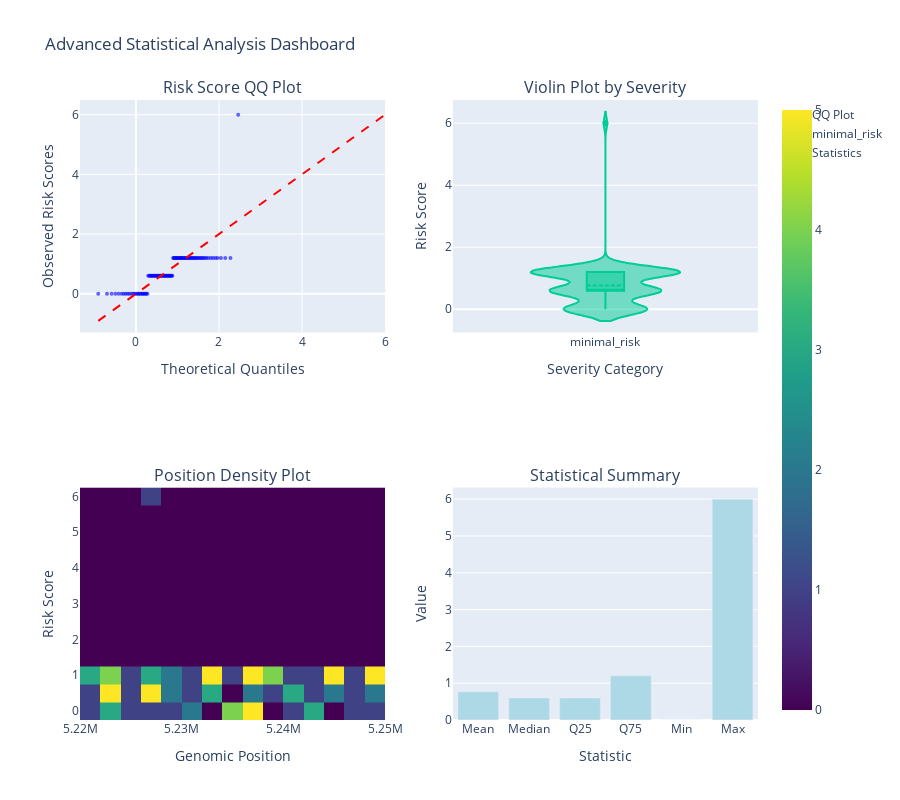
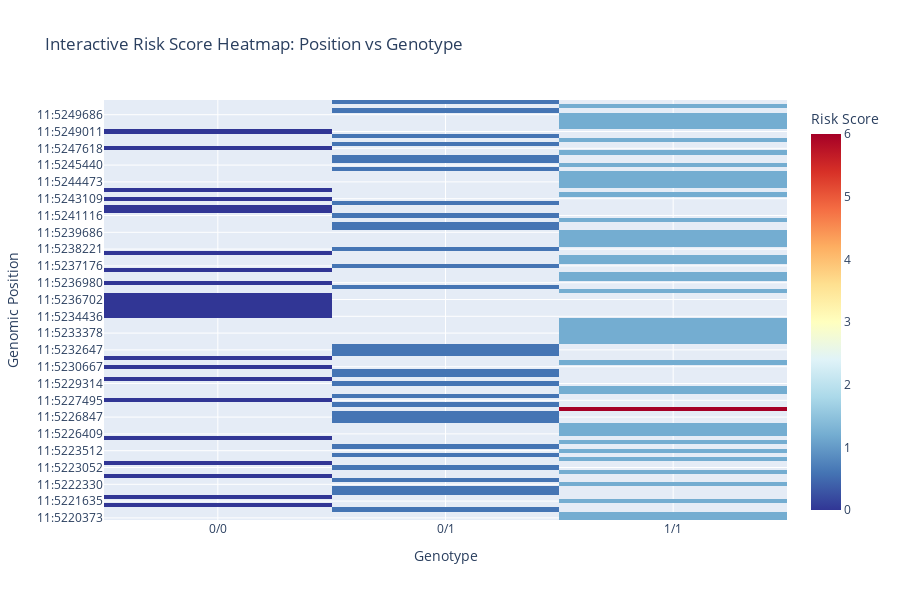
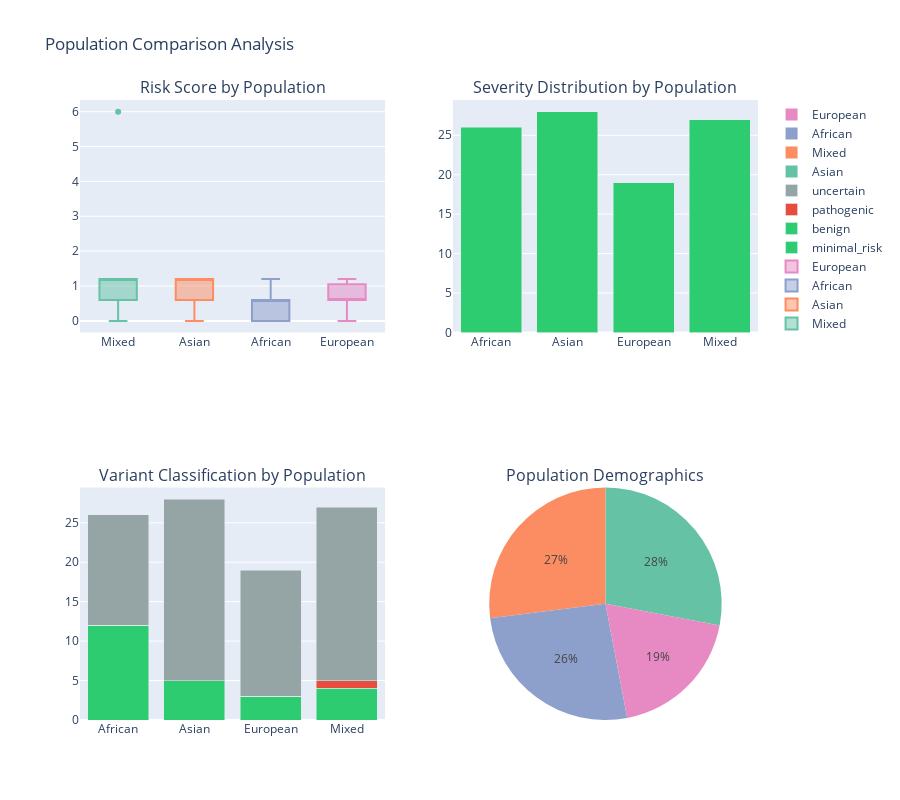
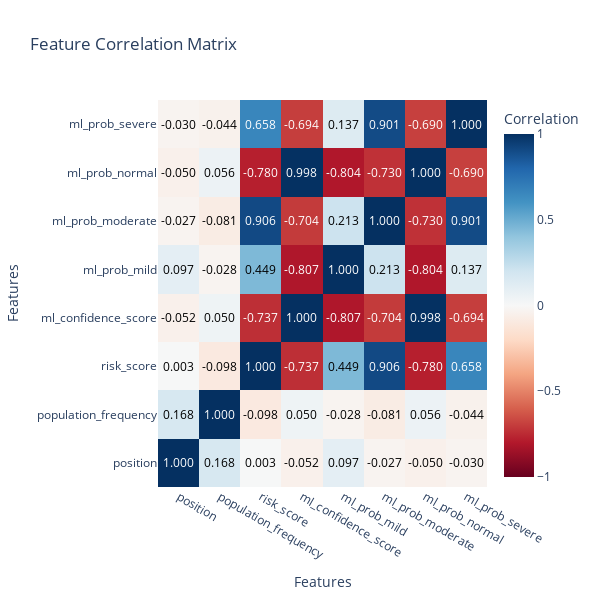

Here is the notebook cell these charts were saved with, in order:
### Markdown cell above
### The Ultimate Interactive Dashboard

Finally, let's create the comprehensive interactive dashboard that combines all visualisation types into one powerful interface.

### Code cell
# Create advanced statistical plots and population comparisons
print("Creating Advanced Interactive Visualisations...")

# 1. Advanced Statistical Dashboard
print("\nAdvanced Statistical Analysis:")
stats_fig = visualiser.plot_advanced_statistical_plots(results)
stats_fig.show()
print("Includes QQ plots, violin plots, density plots, and statistical summaries")

# 2. Interactive Risk Heatmap
print("\nInteractive Risk Heatmap:")
heatmap_fig = visualiser.plot_interactive_risk_heatmap(results)
heatmap_fig.show()
print("Position vs genotype heatmap - hover for detailed risk scores")

# 3. Population Comparison (Demo with Synthetic Data)
print("\nPopulation Comparison Analysis:")
pop_fig = visualiser.plot_interactive_population_comparison(results)
pop_fig.show()
print("Demonstrates population-stratified risk analysis (uses synthetic population data)")

# 4. Correlation Analysis
if len(results) > 1:
    print("\nInteractive Correlation Analysis:")
    corr_fig = visualiser.plot_correlation_analysis(results)
    corr_fig.show()
    print("Feature correlation matrix with interactive hover details")

print("\nAdvanced statistical visualisations completed!")
print("These include statistical testing, population genomics, and correlation analysis")

### Figure 1 — Plotly figure (JSON) as saved in the notebook; plotly's stock layout.template omitted (floating-point values rounded to 4 significant figures)
{"data": [{"hovertemplate": "Theoretical: %{x:.2f}<br>Observed: %{y:.2f}<extra></extra>", "marker": {"color": "blue", "opacity": 0.6, "size": 4}, "mode": "markers", "name": "QQ Plot", "type": "scatter", "x": [-0.9071, -0.6968, -0.5854, -0.4948, -0.416, -0.3434, -0.2928, -0.2453, -0.1961, -0.1549, -0.1028, -0.06261, -0.02614, 0.007249, 0.04247, 0.06667, 0.09727, 0.1234, 0.1503, 0.1764, 0.1995, 0.226, 0.2508, 0.2776, 0.2963, 0.3204, 0.3441, 0.3614, 0.3814, 0.3984, 0.4167, 0.4378, 0.4584, 0.4765, 0.4956, 0.5173, 0.5372, 0.5551, 0.5747, 0.5914, 0.6075, 0.6269, 0.646, 0.6601, 0.6783, 0.6956, 0.7118, 0.729, 0.7477, 0.7663, 0.7856, 0.8042, 0.8212, 0.8406, 0.8574, 0.8776, 0.8958, 0.9122, 0.9308, 0.9497, 0.9658, 0.984, 1.002, 1.023, 1.044, 1.062, 1.08, 1.099, 1.116, 1.137, 1.159, 1.181, 1.203, 1.227, 1.246, 1.269, 1.295, 1.317, 1.339, 1.365, 1.391, 1.417, 1.441, 1.468, 1.496, 1.525, 1.559, 1.587, 1.619, 1.654, 1.692, 1.738, 1.798, 1.853, 1.913, 1.966, 2.046, 2.151, 2.276, 2.462], "xaxis": "x", "y": [0.0, 0.0, 0.0, 0.0, 0.0, 0.0, 0.0, 0.0, 0.0, 0.0, 0.0, 0.0, 0.0, 0.0, 0.0, 0.0, 0.0, 0.0, 0.0, 0.0, 0.0, 0.0, 0.0, 0.0, 0.6, 0.6, 0.6, 0.6, 0.6, 0.6, 0.6, 0.6, 0.6, 0.6, 0.6, 0.6, 0.6, 0.6, 0.6, 0.6, 0.6, 0.6, 0.6, 0.6, 0.6, 0.6, 0.6, 0.6, 0.6, 0.6, 0.6, 0.6, 0.6, 0.6, 0.6, 0.6, 1.2, 1.2, 1.2, 1.2, 1.2, 1.2, 1.2, 1.2, 1.2, 1.2, 1.2, 1.2, 1.2, 1.2, 1.2, 1.2, 1.2, 1.2, 1.2, 1.2, 1.2, 1.2, 1.2, 1.2, 1.2, 1.2, 1.2, 1.2, 1.2, 1.2, 1.2, 1.2, 1.2, 1.2, 1.2, 1.2, 1.2, 1.2, 1.2, 1.2, 1.2, 1.2, 1.2, 6.0], "yaxis": "y"}, {"line": {"color": "red", "dash": "dash"}, "mode": "lines", "name": "Normal Reference", "showlegend": false, "type": "scatter", "x": [-0.9071, 6], "xaxis": "x", "y": [-0.9071, 6], "yaxis": "y"}, {"box": {"visible": true}, "hovertemplate": "Severity: minimal_risk<br>Risk Score: %{y}<extra></extra>", "meanline": {"visible": true}, "name": "minimal_risk", "points": "outliers", "type": "violin", "xaxis": "x2", "y": [6.0, 0.6, 0.6, 1.2, 0.6, 0.6, 0.6, 1.2, 1.2, 0.0, 0.6, 0.0, 1.2, 1.2, 0.0, 0.0, 1.2, 0.0, 1.2, 0.0, 0.0, 0.0, 1.2, 0.6, 1.2, 1.2, 0.0, 0.6, 1.2, 1.2, 0.6, 0.0, 0.6, 0.6, 1.2, 1.2, 1.2, 0.0, 0.6, 1.2, 1.2, 1.2, 1.2, 0.0, 1.2, 0.0, 1.2, 0.0, 0.6, 0.6, 0.0, 1.2, 0.6, 0.6, 0.6, 1.2, 0.0, 0.6, 1.2, 0.6, 0.6, 1.2, 1.2, 0.6, 0.6, 1.2, 0.6, 0.6, 1.2, 0.6, 1.2, 1.2, 0.6, 0.6, 0.6, 0.6, 1.2, 1.2, 0.0, 1.2, 0.6, 1.2, 0.0, 0.0, 0.0, 0.0, 0.0, 1.2, 1.2, 0.0, 1.2, 0.6, 1.2, 1.2, 1.2, 0.6, 1.2, 1.2, 0.0, 1.2], "yaxis": "y2"}, {"colorscale": [[0, "#440154"], [0.1111, "#482878"], [0.2222, "#3e4989"], [0.3333, "#31688e"], [0.4444, "#26828e"], [0.5556, "#1f9e89"], [0.6667, "#35b779"], [0.7778, "#6ece58"], [0.8889, "#b5de2b"], [1, "#fde725"]], "hovertemplate": "Position: %{x}<br>Risk Score: %{y}<br>Count: %{z}<extra></extra>", "name": "Chr 11 Density", "nbinsx": 20, "nbinsy": 15, "type": "histogram2d", "x": [5227002, 5226977, 5226847, 5227878, 5249570, 5237005, 5236702, 5238221, 5247618, 5239686, 5233378, 5243601, 5223062, 5226608, 5231779, 5237368, 5249011, 5234940, 5234785, 5228466, 5222306, 5232723, 5236942, 5236918, 5232261, 5220695, 5247068, 5242902, 5237157, 5237176, 5229314, 5231054, 5245174, 5223109, 5236980, 5222232, 5223512, 5248596, 5243584, 5238434, 5237392, 5237271, 5235433, 5220373, 5229731, 5248577, 5245995, 5227495, 5226602, 5230114, 5248944, 5245231, 5244473, 5234436, 5226756, 5233692, 5222375, 5241116, 5245440, 5221635, 5247039, 5236958, 5241071, 5227463, 5240913, 5233798, 5232647, 5223030, 5233360, 5229734, 5240771, 5221495, 5223214, 5237091, 5249107, 5225574, 5244985, 5232689, 5239024, 5241198, 5222132, 5221535, 5243109, 5222777, 5238426, 5226409, 5230667, 5249288, 5224295, 5249686, 5228228, 5244178, 5223052, 5224870, 5234212, 5242721, 5222330], "xaxis": "x3", "y": [6.0, 0.6, 0.6, 0.6, 1.2, 1.2, 0.0, 0.6, 0.0, 1.2, 1.2, 0.0, 0.0, 1.2, 0.0, 1.2, 0.0, 0.0, 0.0, 1.2, 0.6, 1.2, 1.2, 0.0, 0.6, 1.2, 1.2, 0.6, 0.0, 0.6, 0.6, 1.2, 1.2, 1.2, 0.0, 0.6, 1.2, 1.2, 1.2, 1.2, 0.0, 1.2, 0.0, 1.2, 0.0, 0.6, 0.6, 0.0, 1.2, 0.6, 0.6, 0.6, 1.2, 0.0, 0.6, 1.2, 0.6, 0.6, 1.2, 1.2, 0.6, 0.6, 1.2, 0.6, 0.6, 1.2, 0.6, 1.2, 1.2, 0.6, 0.6, 0.6, 0.6, 1.2, 1.2, 0.0, 1.2, 0.6, 1.2, 0.0, 0.0, 0.0, 0.0, 0.0, 1.2, 1.2, 0.0, 1.2, 0.6, 1.2, 1.2, 1.2, 0.6, 1.2, 1.2, 0.0, 1.2], "yaxis": "y3"}, {"hovertemplate": "%{x}: %{y:.2f}<extra></extra>", "marker": {"color": "lightblue"}, "name": "Statistics", "type": "bar", "x": ["Mean", "Median", "Q25", "Q75", "Min", "Max"], "xaxis": "x4", "y": [0.768, 0.6, 0.6, 1.2, 0, 6], "yaxis": "y4"}], "layout": {"annotations": [{"font": {"size": 16}, "showarrow": false, "text": "Risk Score QQ Plot", "x": 0.225, "xanchor": "center", "xref": "paper", "y": 1, "yanchor": "bottom", "yref": "paper"}, {"font": {"size": 16}, "showarrow": false, "text": "Violin Plot by Severity", "x": 0.775, "xanchor": "center", "xref": "paper", "y": 1, "yanchor": "bottom", "yref": "paper"}, {"font": {"size": 16}, "showarrow": false, "text": "Position Density Plot", "x": 0.225, "xanchor": "center", "xref": "paper", "y": 0.375, "yanchor": "bottom", "yref": "paper"}, {"font": {"size": 16}, "showarrow": false, "text": "Statistical Summary", "x": 0.775, "xanchor": "center", "xref": "paper", "y": 0.375, "yanchor": "bottom", "yref": "paper"}], "height": 800, "showlegend": true, "title": {"text": "Advanced Statistical Analysis Dashboard"}, "xaxis": {"anchor": "y", "domain": [0, 0.45], "title": {"text": "Theoretical Quantiles"}}, "xaxis2": {"anchor": "y2", "domain": [0.55, 1], "title": {"text": "Severity Category"}}, "xaxis3": {"anchor": "y3", "domain": [0, 0.45], "title": {"text": "Genomic Position"}}, "xaxis4": {"anchor": "y4", "domain": [0.55, 1], "title": {"text": "Statistic"}}, "yaxis": {"anchor": "x", "domain": [0.625, 1], "title": {"text": "Observed Risk Scores"}}, "yaxis2": {"anchor": "x2", "domain": [0.625, 1], "title": {"text": "Risk Score"}}, "yaxis3": {"anchor": "x3", "domain": [0, 0.375], "title": {"text": "Risk Score"}}, "yaxis4": {"anchor": "x4", "domain": [0, 0.375], "title": {"text": "Value"}}}}

### Figure 2 — Plotly figure (JSON) as saved in the notebook; plotly's stock layout.template omitted (floating-point values rounded to 4 significant figures; data arrays with more than 128 entries replaced by an {"elided": "..."} marker saying what was removed)
{"data": [{"colorbar": {"title": {"text": "Risk Score"}}, "colorscale": [[0, "rgb(49,54,149)"], [0.1, "rgb(69,117,180)"], [0.2, "rgb(116,173,209)"], [0.3, "rgb(171,217,233)"], [0.4, "rgb(224,243,248)"], [0.5, "rgb(255,255,191)"], [0.6, "rgb(254,224,144)"], [0.7, "rgb(253,174,97)"], [0.8, "rgb(244,109,67)"], [0.9, "rgb(215,48,39)"], [1, "rgb(165,0,38)"]], "hovertemplate": "Position: %{y}<br>Genotype: %{x}<br>Risk Score: %{z:.2f}<extra></extra>", "type": "heatmap", "x": ["0/0", "0/1", "1/1"], "y": ["11:5220373", "11:5220695", "11:5221495", "11:5221535", "11:5221635", "11:5222132", "11:5222232", "11:5222306", "11:5222330", "11:5222375", "11:5222777", "11:5223030", "11:5223052", "11:5223062", "11:5223109", "11:5223214", "11:5223512", "11:5224295", "11:5224870", "11:5225574", "11:5226409", "11:5226602", "11:5226608", "11:5226756", "11:5226847", "11:5226977", "11:5227002", "11:5227463", "11:5227495", "11:5227878", "11:5228228", "11:5228466", "11:5229314", "11:5229731", "11:5229734", "11:5230114", "11:5230667", "11:5231054", "11:5231779", "11:5232261", "11:5232647", "11:5232689", "11:5232723", "11:5233360", "11:5233378", "11:5233692", "11:5233798", "11:5234212", "11:5234436", "11:5234785", "11:5234940", "11:5235433", "11:5236702", "11:5236918", "11:5236942", "11:5236958", "11:5236980", "11:5237005", "11:5237091", "11:5237157", "11:5237176", "11:5237271", "11:5237368", "11:5237392", "11:5238221", "11:5238426", "11:5238434", "11:5239024", "11:5239686", "11:5240771", "11:5240913", "11:5241071", "11:5241116", "11:5241198", "11:5242721", "11:5242902", "11:5243109", "11:5243584", "11:5243601", "11:5244178", "11:5244473", "11:5244985", "11:5245174", "11:5245231", "11:5245440", "11:5245995", "11:5247039", "11:5247068", "11:5247618", "11:5248577", "11:5248596", "11:5248944", "11:5249011", "11:5249107", "11:5249288", "11:5249570", "11:5249686", "16:172876", "2:60494113", "6:135460698"], "z": {"elided": "100x3 float values"}}], "layout": {"height": 600, "title": {"text": "Interactive Risk Score Heatmap: Position vs Genotype"}, "xaxis": {"title": {"text": "Genotype"}}, "yaxis": {"title": {"text": "Genomic Position"}}}}

### Figure 3 — Plotly figure (JSON) as saved in the notebook; plotly's stock layout.template omitted (floating-point values rounded to 4 significant figures)
{"data": [{"boxpoints": "outliers", "hovertemplate": "Population: %{x}<br>Risk Score: %{y}<extra></extra>", "marker": {"color": "rgb(102,194,165)"}, "name": "Mixed", "type": "box", "xaxis": "x", "y": [6.0, 0.6, 0.6, 0.6, 0.6, 1.2, 1.2, 1.2, 1.2, 0.0, 1.2, 1.2, 1.2, 1.2, 0.0, 1.2, 1.2, 1.2, 1.2, 0.6, 0.0, 0.0, 1.2, 1.2, 1.2, 1.2, 1.2], "yaxis": "y"}, {"boxpoints": "outliers", "hovertemplate": "Population: %{x}<br>Risk Score: %{y}<extra></extra>", "marker": {"color": "rgb(252,141,98)"}, "name": "Asian", "type": "box", "xaxis": "x", "y": [1.2, 0.6, 0.0, 0.0, 1.2, 0.6, 0.0, 1.2, 0.0, 1.2, 1.2, 1.2, 1.2, 1.2, 1.2, 0.6, 0.6, 0.6, 0.6, 1.2, 1.2, 1.2, 0.6, 1.2, 1.2, 0.0, 1.2, 1.2], "yaxis": "y"}, {"boxpoints": "outliers", "hovertemplate": "Population: %{x}<br>Risk Score: %{y}<extra></extra>", "marker": {"color": "rgb(141,160,203)"}, "name": "African", "type": "box", "xaxis": "x", "y": [1.2, 0.0, 0.0, 0.0, 0.0, 0.6, 1.2, 0.6, 0.0, 0.6, 1.2, 0.0, 0.0, 0.0, 0.6, 0.6, 0.6, 1.2, 0.6, 0.6, 0.6, 0.0, 0.0, 0.0, 1.2, 0.0], "yaxis": "y"}, {"boxpoints": "outliers", "hovertemplate": "Population: %{x}<br>Risk Score: %{y}<extra></extra>", "marker": {"color": "rgb(231,138,195)"}, "name": "European", "type": "box", "xaxis": "x", "y": [0.6, 1.2, 0.0, 0.6, 0.6, 0.6, 0.0, 0.6, 1.2, 0.6, 0.6, 0.6, 1.2, 0.0, 0.6, 1.2, 0.6, 0.6, 1.2], "yaxis": "y"}, {"hovertemplate": "Population: %{x}<br>Severity: minimal_risk<br>Count: %{y}<extra></extra>", "marker": {"color": "#2ecc71"}, "name": "minimal_risk", "type": "bar", "x": ["African", "Asian", "European", "Mixed"], "xaxis": "x2", "y": [26, 28, 19, 27], "yaxis": "y2"}, {"hovertemplate": "Population: %{x}<br>Classification: benign<br>Count: %{y}<extra></extra>", "marker": {"color": "#2ecc71"}, "name": "benign", "type": "bar", "x": ["African", "Asian", "European", "Mixed"], "xaxis": "x3", "y": [12, 5, 3, 4], "yaxis": "y3"}, {"hovertemplate": "Population: %{x}<br>Classification: pathogenic<br>Count: %{y}<extra></extra>", "marker": {"color": "#e74c3c"}, "name": "pathogenic", "type": "bar", "x": ["African", "Asian", "European", "Mixed"], "xaxis": "x3", "y": [0, 0, 0, 1], "yaxis": "y3"}, {"hovertemplate": "Population: %{x}<br>Classification: uncertain<br>Count: %{y}<extra></extra>", "marker": {"color": "#95a5a6"}, "name": "uncertain", "type": "bar", "x": ["African", "Asian", "European", "Mixed"], "xaxis": "x3", "y": [14, 23, 16, 22], "yaxis": "y3"}, {"domain": {"x": [0.55, 1], "y": [0, 0.375]}, "hovertemplate": "%{label}<br>Count: %{value}<br>Percentage: %{percent}<extra></extra>", "labels": ["Asian", "Mixed", "African", "European"], "marker": {"colors": ["rgb(102,194,165)", "rgb(252,141,98)", "rgb(141,160,203)", "rgb(231,138,195)"]}, "name": "Population", "type": "pie", "values": [28, 27, 26, 19]}], "layout": {"annotations": [{"font": {"size": 16}, "showarrow": false, "text": "Risk Score by Population", "x": 0.225, "xanchor": "center", "xref": "paper", "y": 1, "yanchor": "bottom", "yref": "paper"}, {"font": {"size": 16}, "showarrow": false, "text": "Severity Distribution by Population", "x": 0.775, "xanchor": "center", "xref": "paper", "y": 1, "yanchor": "bottom", "yref": "paper"}, {"font": {"size": 16}, "showarrow": false, "text": "Variant Classification by Population", "x": 0.225, "xanchor": "center", "xref": "paper", "y": 0.375, "yanchor": "bottom", "yref": "paper"}, {"font": {"size": 16}, "showarrow": false, "text": "Population Demographics", "x": 0.775, "xanchor": "center", "xref": "paper", "y": 0.375, "yanchor": "bottom", "yref": "paper"}], "barmode": "stack", "height": 800, "showlegend": true, "title": {"text": "Population Comparison Analysis"}, "xaxis": {"anchor": "y", "domain": [0, 0.45]}, "xaxis2": {"anchor": "y2", "domain": [0.55, 1]}, "xaxis3": {"anchor": "y3", "domain": [0, 0.45]}, "yaxis": {"anchor": "x", "domain": [0.625, 1]}, "yaxis2": {"anchor": "x2", "domain": [0.625, 1]}, "yaxis3": {"anchor": "x3", "domain": [0, 0.375]}}}

### Figure 4 — Plotly figure (JSON) as saved in the notebook; plotly's stock layout.template omitted (floating-point values rounded to 4 significant figures)
{"data": [{"colorbar": {"title": {"text": "Correlation"}}, "colorscale": [[0, "rgb(103,0,31)"], [0.1, "rgb(178,24,43)"], [0.2, "rgb(214,96,77)"], [0.3, "rgb(244,165,130)"], [0.4, "rgb(253,219,199)"], [0.5, "rgb(247,247,247)"], [0.6, "rgb(209,229,240)"], [0.7, "rgb(146,197,222)"], [0.8, "rgb(67,147,195)"], [0.9, "rgb(33,102,172)"], [1, "rgb(5,48,97)"]], "hovertemplate": "%{x} vs %{y}<br>Correlation: %{z:.3f}<extra></extra>", "type": "heatmap", "x": ["position", "population_frequency", "risk_score", "ml_confidence_score", "ml_prob_mild", "ml_prob_moderate", "ml_prob_normal", "ml_prob_severe"], "y": ["position", "population_frequency", "risk_score", "ml_confidence_score", "ml_prob_mild", "ml_prob_moderate", "ml_prob_normal", "ml_prob_severe"], "z": [[1.0, 0.1683, 0.002839, -0.05197, 0.09743, -0.02728, -0.05035, -0.03041], [0.1683, 1.0, -0.09786, 0.04957, -0.02843, -0.0807, 0.05575, -0.04407], [0.002839, -0.09786, 1.0, -0.7375, 0.4495, 0.9056, -0.78, 0.6583], [-0.05197, 0.04957, -0.7375, 1.0, -0.807, -0.704, 0.9975, -0.6944], [0.09743, -0.02843, 0.4495, -0.807, 1.0, 0.2135, -0.8043, 0.1365], [-0.02728, -0.0807, 0.9056, -0.704, 0.2135, 1.0, -0.7296, 0.9014], [-0.05035, 0.05575, -0.78, 0.9975, -0.8043, -0.7296, 1.0, -0.6902], [-0.03041, -0.04407, 0.6583, -0.6944, 0.1365, 0.9014, -0.6902, 1.0]], "zmax": 1, "zmin": -1}], "layout": {"annotations": [{"font": {"color": "white"}, "showarrow": false, "text": "1.000", "x": "position", "y": "position"}, {"font": {"color": "black"}, "showarrow": false, "text": "0.168", "x": "position", "y": "population_frequency"}, {"font": {"color": "black"}, "showarrow": false, "text": "0.003", "x": "position", "y": "risk_score"}, {"font": {"color": "black"}, "showarrow": false, "text": "-0.052", "x": "position", "y": "ml_confidence_score"}, {"font": {"color": "black"}, "showarrow": false, "text": "0.097", "x": "position", "y": "ml_prob_mild"}, {"font": {"color": "black"}, "showarrow": false, "text": "-0.027", "x": "position", "y": "ml_prob_moderate"}, {"font": {"color": "black"}, "showarrow": false, "text": "-0.050", "x": "position", "y": "ml_prob_normal"}, {"font": {"color": "black"}, "showarrow": false, "text": "-0.030", "x": "position", "y": "ml_prob_severe"}, {"font": {"color": "black"}, "showarrow": false, "text": "0.168", "x": "population_frequency", "y": "position"}, {"font": {"color": "white"}, "showarrow": false, "text": "1.000", "x": "population_frequency", "y": "population_frequency"}, {"font": {"color": "black"}, "showarrow": false, "text": "-0.098", "x": "population_frequency", "y": "risk_score"}, {"font": {"color": "black"}, "showarrow": false, "text": "0.050", "x": "population_frequency", "y": "ml_confidence_score"}, {"font": {"color": "black"}, "showarrow": false, "text": "-0.028", "x": "population_frequency", "y": "ml_prob_mild"}, {"font": {"color": "black"}, "showarrow": false, "text": "-0.081", "x": "population_frequency", "y": "ml_prob_moderate"}, {"font": {"color": "black"}, "showarrow": false, "text": "0.056", "x": "population_frequency", "y": "ml_prob_normal"}, {"font": {"color": "black"}, "showarrow": false, "text": "-0.044", "x": "population_frequency", "y": "ml_prob_severe"}, {"font": {"color": "black"}, "showarrow": false, "text": "0.003", "x": "risk_score", "y": "position"}, {"font": {"color": "black"}, "showarrow": false, "text": "-0.098", "x": "risk_score", "y": "population_frequency"}, {"font": {"color": "white"}, "showarrow": false, "text": "1.000", "x": "risk_score", "y": "risk_score"}, {"font": {"color": "white"}, "showarrow": false, "text": "-0.737", "x": "risk_score", "y": "ml_confidence_score"}, {"font": {"color": "black"}, "showarrow": false, "text": "0.449", "x": "risk_score", "y": "ml_prob_mild"}, {"font": {"color": "white"}, "showarrow": false, "text": "0.906", "x": "risk_score", "y": "ml_prob_moderate"}, {"font": {"color": "white"}, "showarrow": false, "text": "-0.780", "x": "risk_score", "y": "ml_prob_normal"}, {"font": {"color": "white"}, "showarrow": false, "text": "0.658", "x": "risk_score", "y": "ml_prob_severe"}, {"font": {"color": "black"}, "showarrow": false, "text": "-0.052", "x": "ml_confidence_score", "y": "position"}, {"font": {"color": "black"}, "showarrow": false, "text": "0.050", "x": "ml_confidence_score", "y": "population_frequency"}, {"font": {"color": "white"}, "showarrow": false, "text": "-0.737", "x": "ml_confidence_score", "y": "risk_score"}, {"font": {"color": "white"}, "showarrow": false, "text": "1.000", "x": "ml_confidence_score", "y": "ml_confidence_score"}, {"font": {"color": "white"}, "showarrow": false, "text": "-0.807", "x": "ml_confidence_score", "y": "ml_prob_mild"}, {"font": {"color": "white"}, "showarrow": false, "text": "-0.704", "x": "ml_confidence_score", "y": "ml_prob_moderate"}, {"font": {"color": "white"}, "showarrow": false, "text": "0.998", "x": "ml_confidence_score", "y": "ml_prob_normal"}, {"font": {"color": "white"}, "showarrow": false, "text": "-0.694", "x": "ml_confidence_score", "y": "ml_prob_severe"}, {"font": {"color": "black"}, "showarrow": false, "text": "0.097", "x": "ml_prob_mild", "y": "position"}, {"font": {"color": "black"}, "showarrow": false, "text": "-0.028", "x": "ml_prob_mild", "y": "population_frequency"}, {"font": {"color": "black"}, "showarrow": false, "text": "0.449", "x": "ml_prob_mild", "y": "risk_score"}, {"font": {"color": "white"}, "showarrow": false, "text": "-0.807", "x": "ml_prob_mild", "y": "ml_confidence_score"}, {"font": {"color": "white"}, "showarrow": false, "text": "1.000", "x": "ml_prob_mild", "y": "ml_prob_mild"}, {"font": {"color": "black"}, "showarrow": false, "text": "0.213", "x": "ml_prob_mild", "y": "ml_prob_moderate"}, {"font": {"color": "white"}, "showarrow": false, "text": "-0.804", "x": "ml_prob_mild", "y": "ml_prob_normal"}, {"font": {"color": "black"}, "showarrow": false, "text": "0.137", "x": "ml_prob_mild", "y": "ml_prob_severe"}, {"font": {"color": "black"}, "showarrow": false, "text": "-0.027", "x": "ml_prob_moderate", "y": "position"}, {"font": {"color": "black"}, "showarrow": false, "text": "-0.081", "x": "ml_prob_moderate", "y": "population_frequency"}, {"font": {"color": "white"}, "showarrow": false, "text": "0.906", "x": "ml_prob_moderate", "y": "risk_score"}, {"font": {"color": "white"}, "showarrow": false, "text": "-0.704", "x": "ml_prob_moderate", "y": "ml_confidence_score"}, {"font": {"color": "black"}, "showarrow": false, "text": "0.213", "x": "ml_prob_moderate", "y": "ml_prob_mild"}, {"font": {"color": "white"}, "showarrow": false, "text": "1.000", "x": "ml_prob_moderate", "y": "ml_prob_moderate"}, {"font": {"color": "white"}, "showarrow": false, "text": "-0.730", "x": "ml_prob_moderate", "y": "ml_prob_normal"}, {"font": {"color": "white"}, "showarrow": false, "text": "0.901", "x": "ml_prob_moderate", "y": "ml_prob_severe"}, {"font": {"color": "black"}, "showarrow": false, "text": "-0.050", "x": "ml_prob_normal", "y": "position"}, {"font": {"color": "black"}, "showarrow": false, "text": "0.056", "x": "ml_prob_normal", "y": "population_frequency"}, {"font": {"color": "white"}, "showarrow": false, "text": "-0.780", "x": "ml_prob_normal", "y": "risk_score"}, {"font": {"color": "white"}, "showarrow": false, "text": "0.998", "x": "ml_prob_normal", "y": "ml_confidence_score"}, {"font": {"color": "white"}, "showarrow": false, "text": "-0.804", "x": "ml_prob_normal", "y": "ml_prob_mild"}, {"font": {"color": "white"}, "showarrow": false, "text": "-0.730", "x": "ml_prob_normal", "y": "ml_prob_moderate"}, {"font": {"color": "white"}, "showarrow": false, "text": "1.000", "x": "ml_prob_normal", "y": "ml_prob_normal"}, {"font": {"color": "white"}, "showarrow": false, "text": "-0.690", "x": "ml_prob_normal", "y": "ml_prob_severe"}, {"font": {"color": "black"}, "showarrow": false, "text": "-0.030", "x": "ml_prob_severe", "y": "position"}, {"font": {"color": "black"}, "showarrow": false, "text": "-0.044", "x": "ml_prob_severe", "y": "population_frequency"}, {"font": {"color": "white"}, "showarrow": false, "text": "0.658", "x": "ml_prob_severe", "y": "risk_score"}, {"font": {"color": "white"}, "showarrow": false, "text": "-0.694", "x": "ml_prob_severe", "y": "ml_confidence_score"}, {"font": {"color": "black"}, "showarrow": false, "text": "0.137", "x": "ml_prob_severe", "y": "ml_prob_mild"}, {"font": {"color": "white"}, "showarrow": false, "text": "0.901", "x": "ml_prob_severe", "y": "ml_prob_moderate"}, {"font": {"color": "white"}, "showarrow": false, "text": "-0.690", "x": "ml_prob_severe", "y": "ml_prob_normal"}, {"font": {"color": "white"}, "showarrow": false, "text": "1.000", "x": "ml_prob_severe", "y": "ml_prob_severe"}], "height": 600, "title": {"text": "Feature Correlation Matrix"}, "width": 600, "xaxis": {"title": {"text": "Features"}}, "yaxis": {"title": {"text": "Features"}}}}
